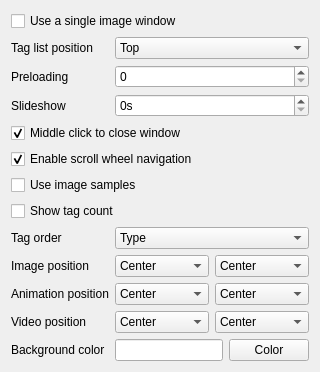
      <widget class="QWidget" name="pageImageWindow">
       <layout class="QFormLayout" name="formLayout_22">
        <item row="0" column="0" colspan="2">
         <widget class="QCheckBox" name="checkSingleDetailsWindow">
          <property name="text">
           <string>Use a single image window</string>
          </property>
         </widget>
        </item>
        <item row="1" column="0">
         <widget class="QLabel" name="labelTagsPosition">
          <property name="text">
           <string>Tag list position</string>
          </property>
         </widget>
        </item>
        <item row="1" column="1">
         <widget class="QComboBox" name="comboTagsPosition">
          <item>
           <property name="text">
            <string>Top</string>
           </property>
          </item>
          <item>
           <property name="text">
            <string>Left</string>
           </property>
          </item>
          <item>
           <property name="text">
            <string>Auto</string>
           </property>
          </item>
         </widget>
        </item>
        <item row="2" column="0">
         <widget class="QLabel" name="labelPreload">
          <property name="text">
           <string>Preloading</string>
          </property>
         </widget>
        </item>
        <item row="2" column="1">
         <widget class="QSpinBox" name="spinPreload"/>
        </item>
        <item row="3" column="0">
         <widget class="QLabel" name="labelSlideshow">
          <property name="text">
           <string>Slideshow</string>
          </property>
         </widget>
        </item>
        <item row="3" column="1">
         <widget class="QSpinBox" name="spinSlideshow">
          <property name="suffix">
           <string>s</string>
          </property>
          <property name="maximum">
           <number>86400</number>
          </property>
         </widget>
        </item>
        <item row="4" column="0" colspan="2">
         <widget class="QCheckBox" name="checkImageCloseMiddleClick">
          <property name="text">
           <string>Middle click to close window</string>
          </property>
          <property name="checked">
           <bool>true</bool>
          </property>
         </widget>
        </item>
        <item row="5" column="0" colspan="2">
         <widget class="QCheckBox" name="checkImageNavigateScroll">
          <property name="text">
           <string>Enable scroll wheel navigation</string>
          </property>
          <property name="checked">
           <bool>true</bool>
          </property>
         </widget>
        </item>
        <item row="7" column="0" colspan="2">
         <widget class="QCheckBox" name="checkZoomShowTagCount">
          <property name="text">
           <string>Show tag count</string>
          </property>
         </widget>
        </item>
        <item row="8" column="0">
         <widget class="QLabel" name="labelImageTagOrder">
          <property name="text">
           <string>Tag order</string>
          </property>
         </widget>
        </item>
        <item row="8" column="1">
         <widget class="QComboBox" name="comboImageTagOrder">
          <item>
           <property name="text">
            <string>Type</string>
           </property>
          </item>
          <item>
           <property name="text">
            <string>Name</string>
           </property>
          </item>
          <item>
           <property name="text">
            <string>Count</string>
           </property>
          </item>
         </widget>
        </item>
        <item row="9" column="0">
         <widget class="QLabel" name="labelImagePositionImage">
          <property name="text">
           <string>Image position</string>
          </property>
         </widget>
        </item>
        <item row="9" column="1">
         <layout class="QHBoxLayout" name="layoutImagePositionImage">
          <item>
           <widget class="QComboBox" name="comboImagePositionImageV">
            <property name="currentIndex">
             <number>1</number>
            </property>
            <item>
             <property name="text">
              <string>Top</string>
             </property>
            </item>
            <item>
             <property name="text">
              <string>Center</string>
             </property>
            </item>
            <item>
             <property name="text">
              <string>Bottom</string>
             </property>
            </item>
           </widget>
          </item>
          <item>
           <widget class="QComboBox" name="comboImagePositionImageH">
            <property name="currentIndex">
             <number>1</number>
            </property>
            <item>
             <property name="text">
              <string>Left</string>
             </property>
            </item>
            <item>
             <property name="text">
              <string>Center</string>
             </property>
            </item>
            <item>
             <property name="text">
              <string>Right</string>
             </property>
            </item>
           </widget>
          </item>
         </layout>
        </item>
        <item row="10" column="0">
         <widget class="QLabel" name="labelImagePositionAnimation">
          <property name="text">
           <string>Animation position</string>
          </property>
         </widget>
        </item>
        <item row="10" column="1">
         <layout class="QHBoxLayout" name="layoutImagePositionAnimation">
          <item>
           <widget class="QComboBox" name="comboImagePositionAnimationV">
            <property name="currentIndex">
             <number>1</number>
            </property>
            <item>
             <property name="text">
              <string>Top</string>
             </property>
            </item>
            <item>
             <property name="text">
              <string>Center</string>
             </property>
            </item>
            <item>
             <property name="text">
              <string>Bottom</string>
             </property>
            </item>
           </widget>
          </item>
          <item>
           <widget class="QComboBox" name="comboImagePositionAnimationH">
            <property name="currentIndex">
             <number>1</number>
            </property>
            <item>
             <property name="text">
              <string>Left</string>
             </property>
            </item>
            <item>
             <property name="text">
              <string>Center</string>
             </property>
            </item>
            <item>
             <property name="text">
              <string>Right</string>
             </property>
            </item>
           </widget>
          </item>
         </layout>
        </item>
        <item row="11" column="0">
         <widget class="QLabel" name="labelImagePositionVideo">
          <property name="text">
           <string>Video position</string>
          </property>
         </widget>
        </item>
        <item row="11" column="1">
         <layout class="QHBoxLayout" name="layoutImagePositionVideo">
          <item>
           <widget class="QComboBox" name="comboImagePositionVideoV">
            <property name="currentIndex">
             <number>1</number>
            </property>
            <item>
             <property name="text">
              <string>Top</string>
             </property>
            </item>
            <item>
             <property name="text">
              <string>Center</string>
             </property>
            </item>
            <item>
             <property name="text">
              <string>Bottom</string>
             </property>
            </item>
           </widget>
          </item>
          <item>
           <widget class="QComboBox" name="comboImagePositionVideoH">
            <property name="currentIndex">
             <number>1</number>
            </property>
            <item>
             <property name="text">
              <string>Left</string>
             </property>
            </item>
            <item>
             <property name="text">
              <string>Center</string>
             </property>
            </item>
            <item>
             <property name="text">
              <string>Right</string>
             </property>
            </item>
           </widget>
          </item>
         </layout>
        </item>
        <item row="12" column="0">
         <widget class="QLabel" name="label_88">
          <property name="text">
           <string>Background color</string>
          </property>
         </widget>
        </item>
        <item row="12" column="1">
         <layout class="QHBoxLayout" name="layoutImageBackgroundColor">
          <item>
           <widget class="QLineEdit" name="lineImageBackgroundColor"/>
          </item>
          <item>
           <widget class="QPushButton" name="buttonImageBackgroundColor">
            <property name="text">
             <string>Color</string>
            </property>
           </widget>
          </item>
         </layout>
        </item>
        <item row="6" column="0" colspan="2">
         <widget class="QCheckBox" name="checkZoomViewSamples">
          <property name="text">
           <string>Use image samples</string>
          </property>
         </widget>
        </item>
       </layout>
      </widget>
